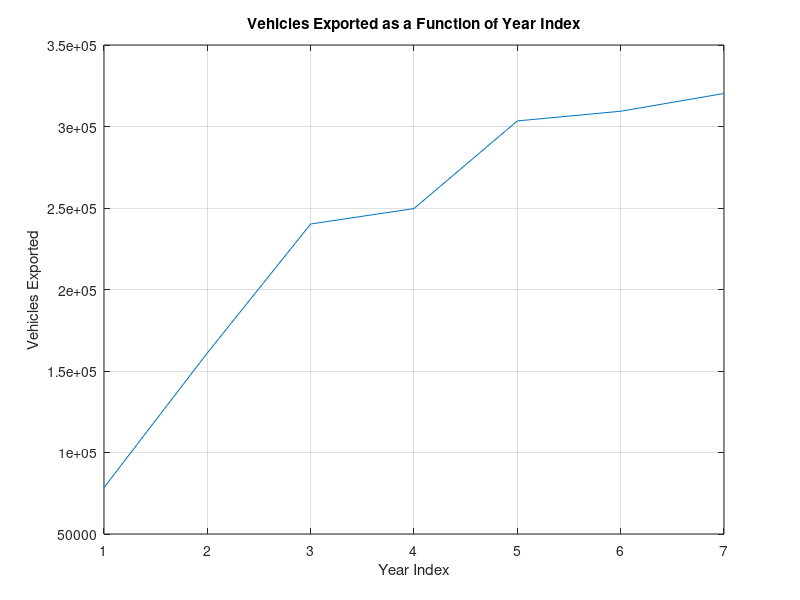
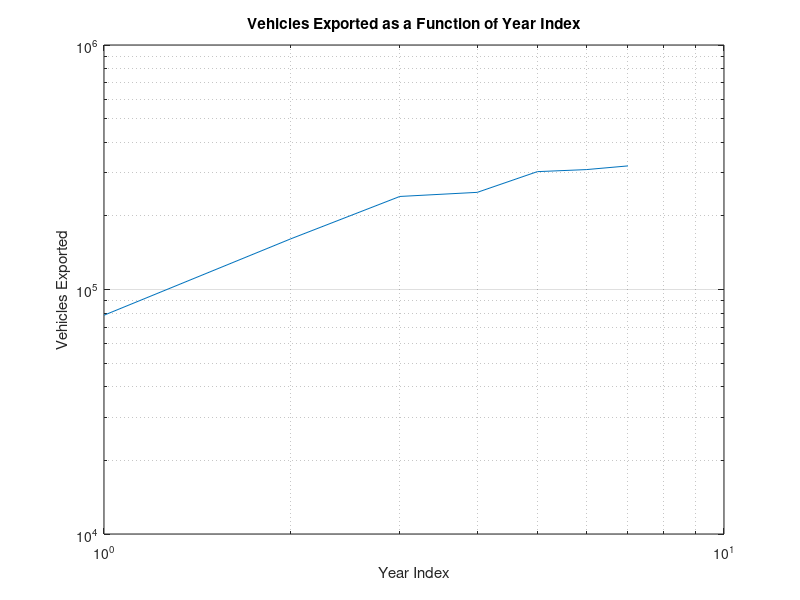

Write MATLAB code to recreate these figures, in order.
%%%%%%%%%%%%%%%%%%%%%%%%%%%%%%%%%%%%%%%%%%%%%%%%%%%%%%%%%%%%%%%%%%%%%%%%%%%
%
%  Programmer(s) and Purdue Email Address(es):
%  1. Mark Luzarowski mluzarow@purdue.edu
%
%  Section: 017
%
%  Assignment #: 10.2
%
%  Academic Integrity Statement:
%
%       I/we have not used source code obtained from
%       any other unauthorized source, either modified
%       or unmodified.  Neither have I/we provided access
%       to my/our code to another. The project I/we am/are submitting
%       is my/our own original work.
%
%  Program Description: Plots data on regular and loglog plot and finds the
%  general and linear equations of said data.
%
%%%%%%%%%%%%%%%%%%%%%%%%%%%%%%%%%%%%%%%%%%%%%%%%%%%%%%%%%%%%%%%%%%%%%%%%%%%

% --- INPUTS ---
%Year index (x) values.
year_index = [1, 2, 3, 4, 5, 6, 7];
%Vehicles exported (y) values.
vehicles_exp = [78484, 161071, 240190, 249660, 303424, 309362, 320268];

% --- CALCULATIONS ---
%Finds coeficients of polynomial ax^n + b for linearization.
fit = polyfit(year_index, vehicles_exp, 1);

% --- OUTPUTS ----
%Regular plot of year index vs vehicles exported.
plot(year_index, vehicles_exp), 
title('Vehicles Exported as a Function of Year Index'),
xlabel('Year Index'),
ylabel('Vehicles Exported'),
grid on;

%Log (both axis) plot of year index vs vehicles exported. (straightest)
figure;
loglog(year_index, vehicles_exp),
title('Vehicles Exported as a Function of Year Index'),
xlabel('Year Index'),
ylabel('Vehicles Exported'),
grid on;

%Prints linearized and general forms.
fprintf('Linearized Form: y = 38756x + 82470.142857');
fprintf('General Form: y = b*x^m (straightest on loglog plot)');